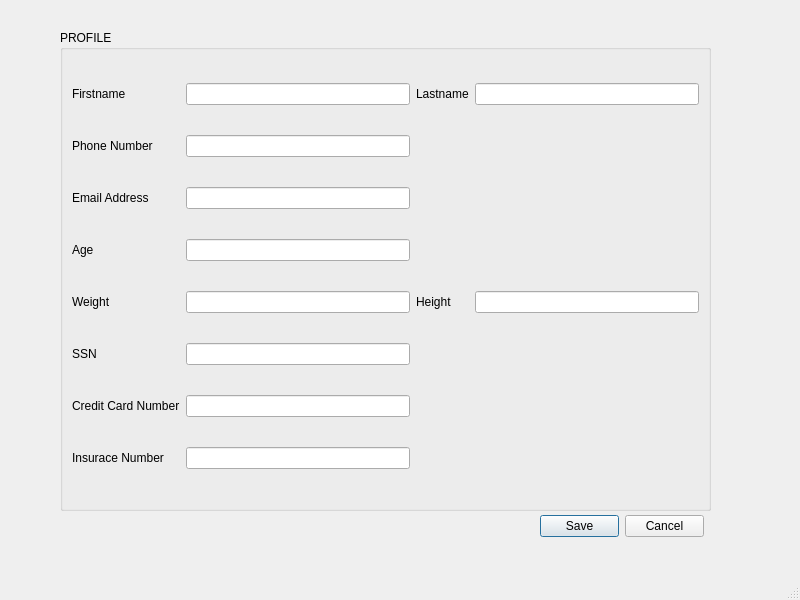
<?xml version="1.0" encoding="UTF-8"?>
<ui version="4.0">
 <class>MainWindow</class>
 <widget class="QMainWindow" name="MainWindow">
  <property name="geometry">
   <rect>
    <x>0</x>
    <y>0</y>
    <width>800</width>
    <height>600</height>
   </rect>
  </property>
  <property name="windowTitle">
   <string>MainWindow</string>
  </property>
  <widget class="QWidget" name="centralwidget">
   <widget class="QGroupBox" name="groupBox">
    <property name="geometry">
     <rect>
      <x>60</x>
      <y>30</y>
      <width>651</width>
      <height>481</height>
     </rect>
    </property>
    <property name="title">
     <string>PROFILE</string>
    </property>
    <layout class="QGridLayout" name="gridLayout">
     <item row="4" column="3">
      <widget class="QLineEdit" name="lineEdit_height"/>
     </item>
     <item row="0" column="1">
      <widget class="QLineEdit" name="lineEdit_firstname"/>
     </item>
     <item row="2" column="0">
      <widget class="QLabel" name="label_4">
       <property name="text">
        <string>Email Address</string>
       </property>
      </widget>
     </item>
     <item row="6" column="1">
      <widget class="QLineEdit" name="lineEdit_Creditcard"/>
     </item>
     <item row="5" column="1">
      <widget class="QLineEdit" name="lineEdit_SSN"/>
     </item>
     <item row="0" column="3">
      <widget class="QLineEdit" name="lineEdit_lastname"/>
     </item>
     <item row="3" column="0">
      <widget class="QLabel" name="label_5">
       <property name="text">
        <string>Age</string>
       </property>
      </widget>
     </item>
     <item row="1" column="0">
      <widget class="QLabel" name="label_3">
       <property name="text">
        <string>Phone Number</string>
       </property>
      </widget>
     </item>
     <item row="7" column="0">
      <widget class="QLabel" name="label_10">
       <property name="text">
        <string>Insurace Number</string>
       </property>
      </widget>
     </item>
     <item row="0" column="2">
      <widget class="QLabel" name="label_2">
       <property name="text">
        <string>Lastname</string>
       </property>
      </widget>
     </item>
     <item row="5" column="0">
      <widget class="QLabel" name="label_8">
       <property name="text">
        <string>SSN</string>
       </property>
      </widget>
     </item>
     <item row="0" column="0">
      <widget class="QLabel" name="label">
       <property name="text">
        <string>Firstname</string>
       </property>
      </widget>
     </item>
     <item row="2" column="1">
      <widget class="QLineEdit" name="lineEdit_email"/>
     </item>
     <item row="7" column="1">
      <widget class="QLineEdit" name="lineEdit_Insurance"/>
     </item>
     <item row="4" column="2">
      <widget class="QLabel" name="label_7">
       <property name="text">
        <string>Height</string>
       </property>
      </widget>
     </item>
     <item row="1" column="1">
      <widget class="QLineEdit" name="lineEdit_phone"/>
     </item>
     <item row="6" column="0">
      <widget class="QLabel" name="label_9">
       <property name="text">
        <string>Credit Card Number</string>
       </property>
      </widget>
     </item>
     <item row="4" column="0">
      <widget class="QLabel" name="label_6">
       <property name="text">
        <string>Weight</string>
       </property>
      </widget>
     </item>
     <item row="4" column="1">
      <widget class="QLineEdit" name="lineEdit_weight"/>
     </item>
     <item row="3" column="1">
      <widget class="QLineEdit" name="lineEdit"/>
     </item>
    </layout>
   </widget>
   <widget class="QDialogButtonBox" name="buttonBox">
    <property name="geometry">
     <rect>
      <x>540</x>
      <y>510</y>
      <width>164</width>
      <height>32</height>
     </rect>
    </property>
    <property name="standardButtons">
     <set>QDialogButtonBox::Cancel|QDialogButtonBox::Save</set>
    </property>
   </widget>
  </widget>
  <widget class="QMenuBar" name="menubar">
   <property name="geometry">
    <rect>
     <x>0</x>
     <y>0</y>
     <width>800</width>
     <height>22</height>
    </rect>
   </property>
  </widget>
  <widget class="QStatusBar" name="statusbar"/>
 </widget>
 <resources/>
 <connections/>
</ui>
